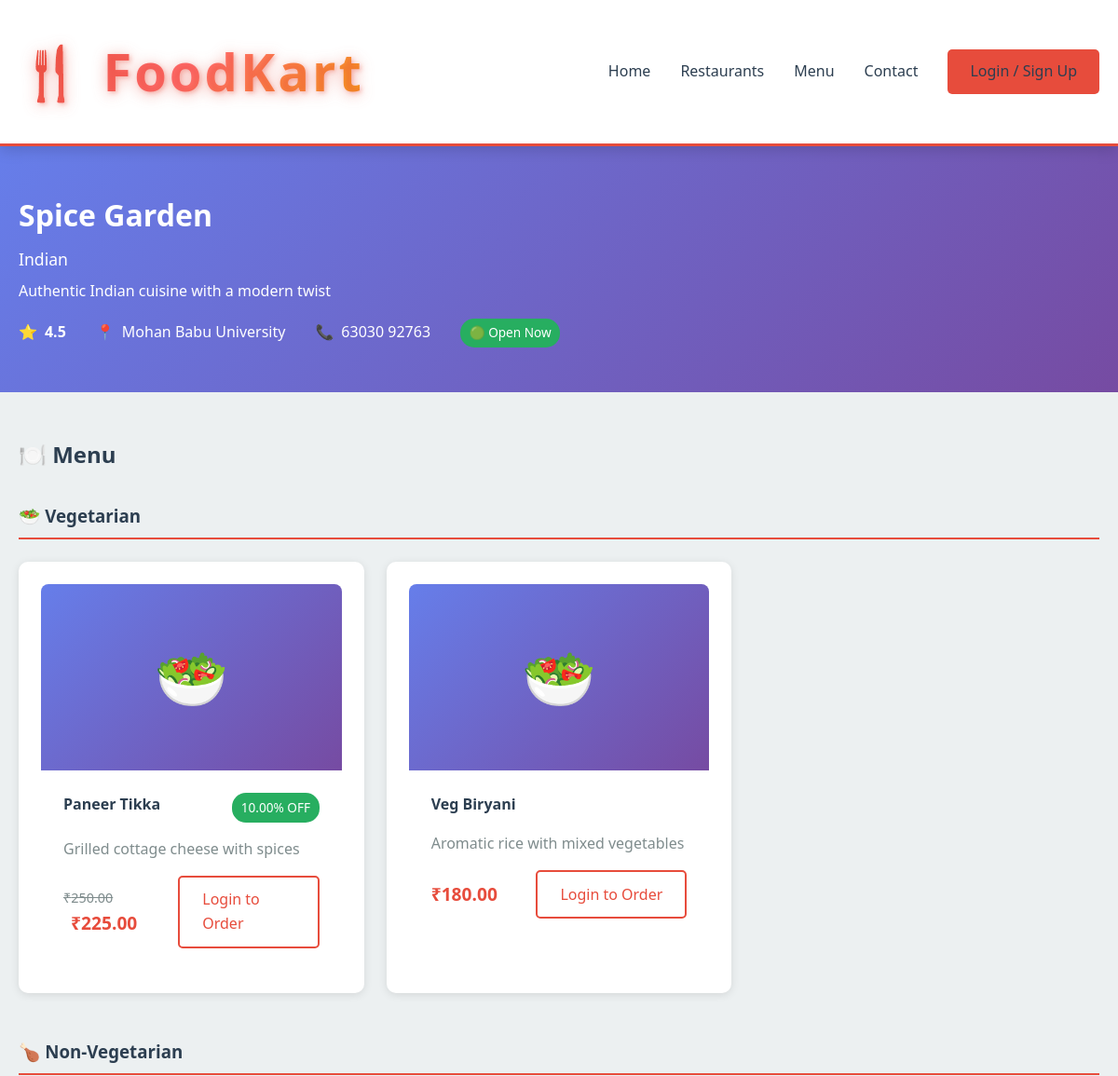
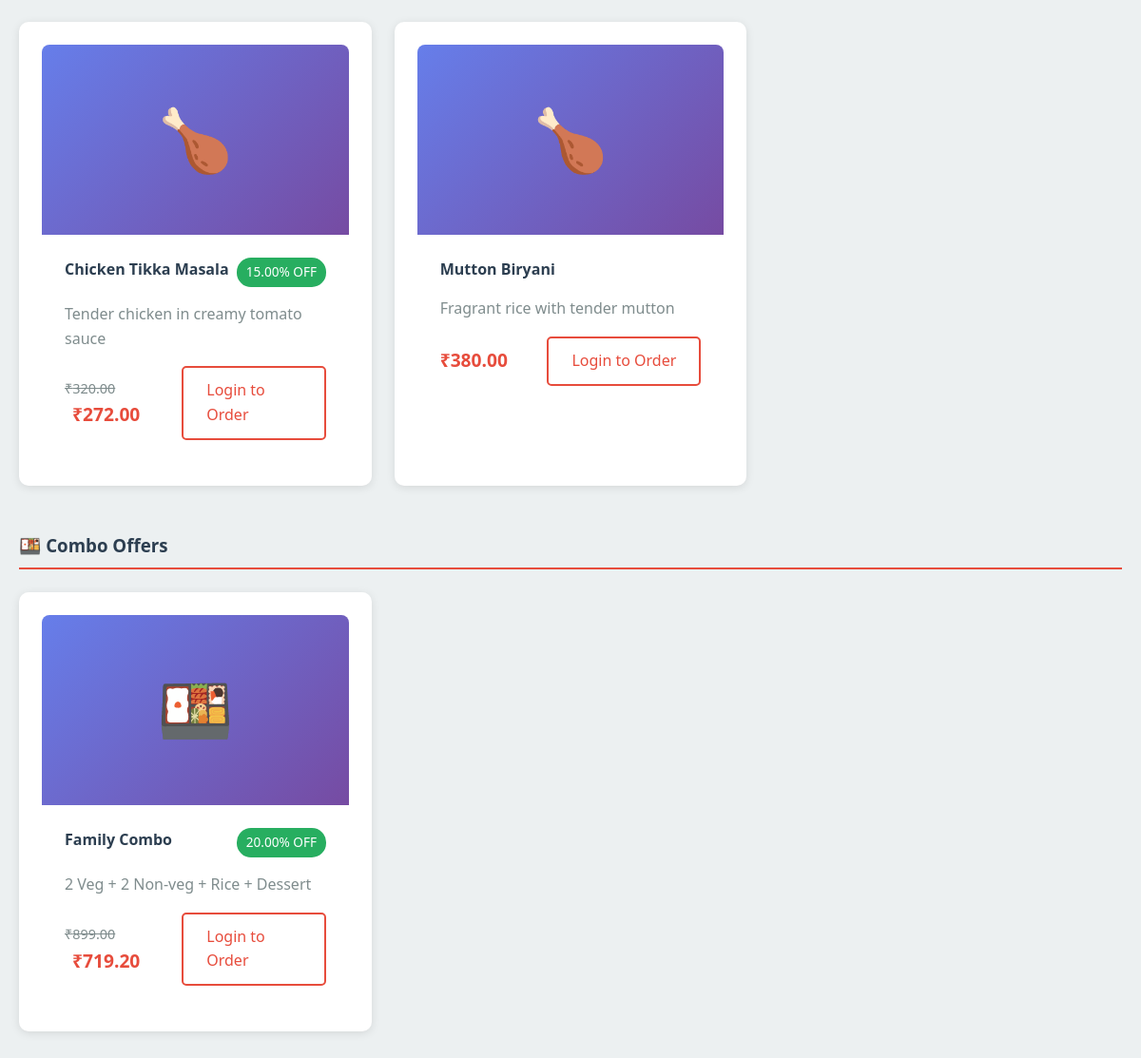
Page /pages/restaurant_detail.php?id=1 on the committed database (2 pictures, top to bottom).
### tables this page shows
CREATE TABLE restaurants (
    id INT AUTO_INCREMENT PRIMARY KEY,
    name VARCHAR(150) NOT NULL,
    owner_id INT NOT NULL,
    cuisine VARCHAR(100),
    location VARCHAR(255),
    phone VARCHAR(15),
    image VARCHAR(255),
    description TEXT,
    rating DECIMAL(2,1) DEFAULT 0.0,
    is_open BOOLEAN DEFAULT TRUE,
    status ENUM('pending', 'approved', 'rejected') DEFAULT 'pending',
    created_at TIMESTAMP DEFAULT CURRENT_TIMESTAMP,
    FOREIGN KEY (owner_id) REFERENCES users(id) ON DELETE CASCADE
);

CREATE TABLE menu_items (
    id INT AUTO_INCREMENT PRIMARY KEY,
    restaurant_id INT NOT NULL,
    name VARCHAR(150) NOT NULL,
    category ENUM('veg', 'non-veg', 'combo') NOT NULL,
    price DECIMAL(10,2) NOT NULL,
    discount DECIMAL(5,2) DEFAULT 0.00,
    description TEXT,
    image VARCHAR(255),
    is_available BOOLEAN DEFAULT TRUE,
    created_at TIMESTAMP DEFAULT CURRENT_TIMESTAMP,
    FOREIGN KEY (restaurant_id) REFERENCES restaurants(id) ON DELETE CASCADE
);

### php/config.php (called while the page is built, shortened)
<?php
function isLoggedIn() {
    return isset($_SESSION['user_id']) && isset($_SESSION['role']);
}
?>

### pages/restaurant_detail.php (the view, shortened to what this page needs)
<?php
require_once '../php/config.php';
$restaurant_id = isset($_GET['id']) ? intval($_GET['id']) : 0;
$conn = getDBConnection();
$rest_query = "SELECT r.*, u.name as owner_name
               FROM restaurants r
               JOIN users u ON r.owner_id = u.id
               WHERE r.id = ? AND r.status = 'approved'";
$stmt = $conn->prepare($rest_query);
$stmt->bind_param("i", $restaurant_id);
$stmt->execute();
$result = $stmt->get_result();
$restaurant = $result->fetch_assoc();
$menu_query = "SELECT * FROM menu_items WHERE restaurant_id = ? AND is_available = TRUE";
$stmt = $conn->prepare($menu_query);
$stmt->bind_param("i", $restaurant_id);
$stmt->execute();
$menu_items = $stmt->get_result();
$all_items = [];
while ($row = $menu_items->fetch_assoc()) { $all_items[] = $row; }
$keywords = [];
$keywords = array_values(array_unique($keywords));
$score = function($it) use ($keywords) {
    $text = strtolower(($it['name'] ?? '') . ' ' . ($it['description'] ?? ''));
    $s = 0;
    foreach ($keywords as $kw) {
        if ($kw !== '' && strpos($text, $kw) !== false) { $s++; }
    }
    return $s;
};
$use_items = $all_items;
usort($use_items, function($a, $b) use ($score) {
    $sa = $score($a); $sb = $score($b);
    if ($sa === $sb) { return strcasecmp($a['name'] ?? '', $b['name'] ?? ''); }
    return $sb <=> $sa;
});
?>
<!DOCTYPE html>
<html lang="en">
<head>
    <link rel="stylesheet" href="../styles/main.css">
</head>
<body>
    <nav class="navbar">
        <div class="container">
            <a href="../index.php" class="logo">🍴 FoodKart</a>
            <ul class="nav-links">
                <li><a href="../index.php">Home</a></li>
                <li><a href="restaurants.php">Restaurants</a></li>
                <li><a href="menu.php">Menu</a></li>
                <li><a href="contact.php">Contact</a></li>
                <?php if (isLoggedIn()): ?>
                    <?php if (hasRole('customer')): ?>
                        <li><a href="cart.php">🛒 Cart <span id="cartCount" class="badge badge-danger">0</span></a></li>
                    <?php endif; ?>
                    <li><a href="<?php echo getDashboardUrl(); ?>">Dashboard</a></li>
                    <li><a href="../php/auth.php?logout=1" class="btn btn-outline">Logout</a></li>
                <?php else: ?>
                    <li><a href="../login_signup.php" class="btn btn-primary">Login / Sign Up</a></li>
                <?php endif; ?>
            </ul>
        </div>
    </nav>
    <div class="restaurant-banner">
        <div class="container">
            <div class="restaurant-info-header">
                <div class="restaurant-details">
                    <h1><?php echo htmlspecialchars($restaurant['name']); ?></h1>
                    <p style="font-size: 1.1rem; margin: 0.5rem 0;"><?php echo htmlspecialchars($restaurant['cuisine']); ?></p>
                    <p style="margin: 0.5rem 0;"><?php echo htmlspecialchars($restaurant['description']); ?></p>
                    <div class="restaurant-stats">
                        <div class="stat-item">
                            <span>⭐</span>
                            <strong><?php echo number_format($restaurant['rating'], 1); ?></strong>
                        </div>
                        <div class="stat-item">
                            <span>📍</span>
                            <span><?php echo htmlspecialchars($restaurant['location']); ?></span>
                        </div>
                        <?php if (!empty($restaurant['phone'])): ?>
                        <div class="stat-item">
                            <span>📞</span>
                            <span><?php echo htmlspecialchars($restaurant['phone']); ?></span>
                        </div>
                        <?php endif; ?>
                        <div class="stat-item">
                            <?php if ($restaurant['is_open']): ?>
                                <span class="badge badge-success">🟢 Open Now</span>
                            <?php else: ?>
                                <span class="badge badge-danger">🔴 Closed</span>
                            <?php endif; ?>
                        </div>
                    </div>
                </div>
            </div>
        </div>
    </div>
    <div class="container menu-section">
        <h2 style="margin-bottom: 2rem;">🍽️ Menu</h2>
        <?php if (empty($use_items)): ?>
            <div class="card" style="padding: 1.5rem;">
                <p style="margin: 0;">No items available right now.</p>
            </div>
        <?php else: ?>
        <?php
        $categories = ['veg' => '🥗 Vegetarian', 'non-veg' => '🍗 Non-Vegetarian', 'combo' => '🍱 Combo Offers'];
        foreach ($categories as $cat_key => $cat_name):
        ?>
            <div class="category-section">
                <div class="category-header">
                    <h3><?php echo $cat_name; ?></h3>
                </div>
                <div class="menu-grid">
                    <?php foreach ($use_items as $item): ?>
                        <?php if ($item['category'] === $cat_key):
                            $final_price = $item['price'] - ($item['price'] * $item['discount'] / 100);
                            $img_raw = trim($item['image'] ?? '');
                            $is_remote = $img_raw && (stripos($img_raw, 'http://') === 0 || stripos($img_raw, 'https://') === 0);
                            $image_path = $img_raw ? ($is_remote ? $img_raw : ('../assets/images/' . $img_raw)) : '';
                            $category_emoji = $cat_key === 'veg' ? '🥗' : ($cat_key === 'non-veg' ? '🍗' : '🍱');
                            $has_valid_image = $image_path && ($is_remote || (file_exists($image_path) && filesize($image_path) > 0));
                        ?>
                            <div class="card">
                                <?php if ($has_valid_image): ?>
                                    <img src="<?php echo $image_path; ?>" alt="<?php echo htmlspecialchars($item['name']); ?>" class="menu-item-image" onerror="this.style.display='none'; this.nextElementSibling.style.display='flex';">
                                    <div class="menu-item-image-placeholder" style="display: none;"><?php echo $category_emoji; ?></div>
                                <?php else: ?>
                                    <div class="menu-item-image-placeholder"><?php echo $category_emoji; ?></div>
                                <?php endif; ?>
                                <div style="padding: 1.5rem;">
                                    <div style="display: flex; justify-content: space-between; align-items: start; margin-bottom: 1rem;">
                                        <h4><?php echo htmlspecialchars($item['name']); ?></h4>
                                        <?php if ($item['discount'] > 0): ?>
                                            <span class="badge badge-success"><?php echo $item['discount']; ?>% OFF</span>
                                        <?php endif; ?>
                                    </div>
                                    <p style="color: var(--light-text); margin: 0.5rem 0;">
                                        <?php echo htmlspecialchars($item['description']); ?>
                                    </p>
                                    <div style="display: flex; justify-content: space-between; align-items: center; margin-top: 1rem;">
                                        <div>
                                            <?php if ($item['discount'] > 0): ?>
                                                <span style="text-decoration: line-through; color: var(--light-text); font-size: 0.9rem;">
                                                    ₹<?php echo number_format($item['price'], 2); ?>
                                                </span>
                                                <strong style="color: var(--primary-color); font-size: 1.2rem; margin-left: 0.5rem;">
                                                    ₹<?php echo number_format($final_price, 2); ?>
                                                </strong>
                                            <?php else: ?>
                                                <strong style="color: var(--primary-color); font-size: 1.2rem;">
                                                    ₹<?php echo number_format($item['price'], 2); ?>
                                                </strong>
                                            <?php endif; ?>
                                        </div>
                                        <?php if (isLoggedIn() && hasRole('customer')): ?>
                                            <button class="btn btn-primary" onclick="addToCart(<?php echo $item['id']; ?>, '<?php echo htmlspecialchars($item['name'], ENT_QUOTES); ?>', <?php echo $final_price; ?>, '<?php echo $has_valid_image ? $image_path : '' ; ?>')">
                                                Add to Cart
                                            </button>
                                        <?php else: ?>
                                            <a href="../login_signup.php" class="btn btn-outline">Login to Order</a>
                                        <?php endif; ?>
                                    </div>
                                </div>
                            </div>
                        <?php endif; ?>
                    <?php endforeach; ?>
                </div>
            </div>
        <?php endforeach; ?>
        <?php endif; ?>
    </div>
</body>
</html>

### styles/main.css (style rules this page uses)
* { margin: 0; padding: 0; box-sizing: border-box; }
:root { --primary-color: #e74c3c; --secondary-color: #2c3e50; --success-color: #27ae60; --warning-color: #f39c12; --danger-color: #e74c3c; --light-bg: #ecf0f1; --dark-text: #2c3e50; --light-text: #7f8c8d; --white: #ffffff; --shadow: 0 2px 10px rgba(0,0,0,0.1); --shadow-hover: 0 4px 20px rgba(0,0,0,0.15); }
body { font-family: 'Segoe UI', Tahoma, Geneva, Verdana, sans-serif; background-color: var(--light-bg); color: var(--dark-text); line-height: 1.6; }
.navbar { background-color: var(--white); box-shadow: 0 4px 15px rgba(0,0,0,0.15); padding: 2rem 0; position: sticky; top: 0; z-index: 1000; border-bottom: 3px solid #e74c3c; }
.navbar .container { max-width: 1200px; margin: 0 auto; padding: 0 20px; display: flex; justify-content: space-between; align-items: center; }
.navbar .logo { font-size: 3.5rem !important; font-weight: 900; background: linear-gradient(135deg, #e74c3c 0%, #ff6b6b 50%, #f39c12 100%); -webkit-background-clip: text; -webkit-text-fill-color: transparent; background-clip: text; text-decoration: none; transition: all 0.3s ease; letter-spacing: 3px; text-shadow: 2px 2px 4px rgba(231, 76, 60, 0.3); filter: drop-shadow(0 2px 8px rgba(231, 76, 60, 0.4)); display: inline-block; }
.navbar .nav-links { display: flex; list-style: none; gap: 2rem; align-items: center; }
.navbar .nav-links a { text-decoration: none; color: var(--dark-text); font-weight: 500; transition: color 0.3s; }
.btn { padding: 0.7rem 1.5rem; border: none; border-radius: 5px; cursor: pointer; font-size: 1rem; font-weight: 500; transition: all 0.3s; text-decoration: none; display: inline-block; }
.btn-primary { background-color: var(--primary-color); color: var(--white); }
.btn-outline { background-color: transparent; border: 2px solid var(--primary-color); color: var(--primary-color); }
.container { max-width: 1200px; margin: 0 auto; padding: 0 20px; }
.card { background-color: var(--white); border-radius: 10px; box-shadow: var(--shadow); padding: 1.5rem; transition: all 0.3s; }
.badge { display: inline-block; padding: 0.3rem 0.6rem; border-radius: 15px; font-size: 0.85rem; font-weight: 500; }
.badge-success { background-color: var(--success-color); color: var(--white); }

### pages/restaurant_detail.php (style rules this page uses)
.restaurant-banner { background: linear-gradient(135deg, #667eea 0%, #764ba2 100%); color: white; padding: 3rem 0; }
.restaurant-info-header { display: flex; gap: 2rem; align-items: start; }
.restaurant-details { flex: 1; }
.restaurant-stats { display: flex; gap: 2rem; margin-top: 1rem; }
.stat-item { display: flex; align-items: center; gap: 0.5rem; }
.menu-section { margin: 3rem 0; }
.category-section { margin-bottom: 3rem; }
.category-header { display: flex; align-items: center; gap: 1rem; margin-bottom: 1.5rem; padding-bottom: 0.5rem; border-bottom: 2px solid var(--primary-color); }
.menu-grid { display: grid; grid-template-columns: repeat(auto-fill, minmax(300px, 1fr)); gap: 1.5rem; }
.menu-item-image-placeholder { width: 100%; height: 200px; background: linear-gradient(135deg, #667eea 0%, #764ba2 100%); display: flex; align-items: center; justify-content: center; font-size: 4rem; border-radius: 8px 8px 0 0; }

### rows in the picture
restaurants: name "Spice Garden", cuisine "Indian", description "Authentic Indian cuisine with a modern twist", rating "4.5", location "Mohan Babu University", phone "63030 92763"
menu_items: category_emoji "🥗", name "Paneer Tikka", discount "10.00", description "Grilled cottage cheese with spices", price "250.00", final_price "225.00"
menu_items: category_emoji "🥗", name "Veg Biryani", description "Aromatic rice with mixed vegetables", price "180.00"
menu_items: category_emoji "🍗", name "Chicken Tikka Masala", discount "15.00", description "Tender chicken in creamy tomato sauce", price "320.00", final_price "272.00"
menu_items: category_emoji "🍗", name "Mutton Biryani", description "Fragrant rice with tender mutton", price "380.00"
menu_items: category_emoji "🍱", name "Family Combo", discount "20.00", description "2 Veg + 2 Non-veg + Rice + Dessert", price "899.00", final_price "719.20"

### other values in the picture
$cat_name "🥗 Vegetarian"
$cat_name "🍗 Non-Vegetarian"
$cat_name "🍱 Combo Offers"
